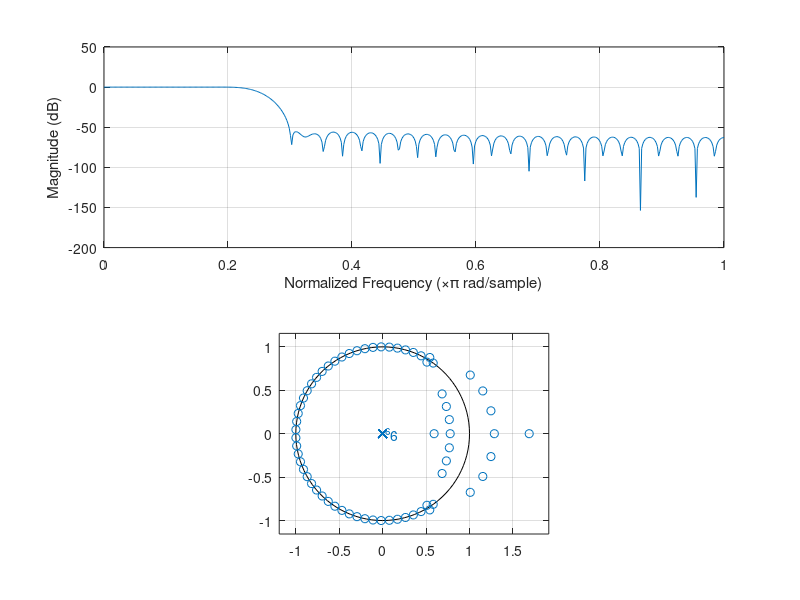

The MATLAB source for this figure: (Note: this script raises an error after producing the figure.)
b = fir1(66, 0.25);

freqz(b,1);

zplane(b,1);

[voiceY, voiceFs]   = audioread('WhatsApp-Audio-2022-06-13-at-18.31.51.wav');

voice_5seconds_sample   = voiceY(1:240000);

resampled_10khz_voice = resample(voice_5seconds_sample, 5, 24);

y = filter(b, 1, resampled_10khz_voice);

S = spectrogram(y, 512);
figure,mesh(abs(S));

voice_variance  = var(resampled_10khz_voice);

voice_with_noise_10db = resampled_10khz_voice + sqrt(voice_variance/10)*randn(size(resampled_10khz_voice));

y0 = filter(b, 1, voice_with_noise_10db);

S1 = spectrogram(y0, 512);
figure,mesh(abs(S1));

%soundsc(voice_with_noise_10db, 10000);
